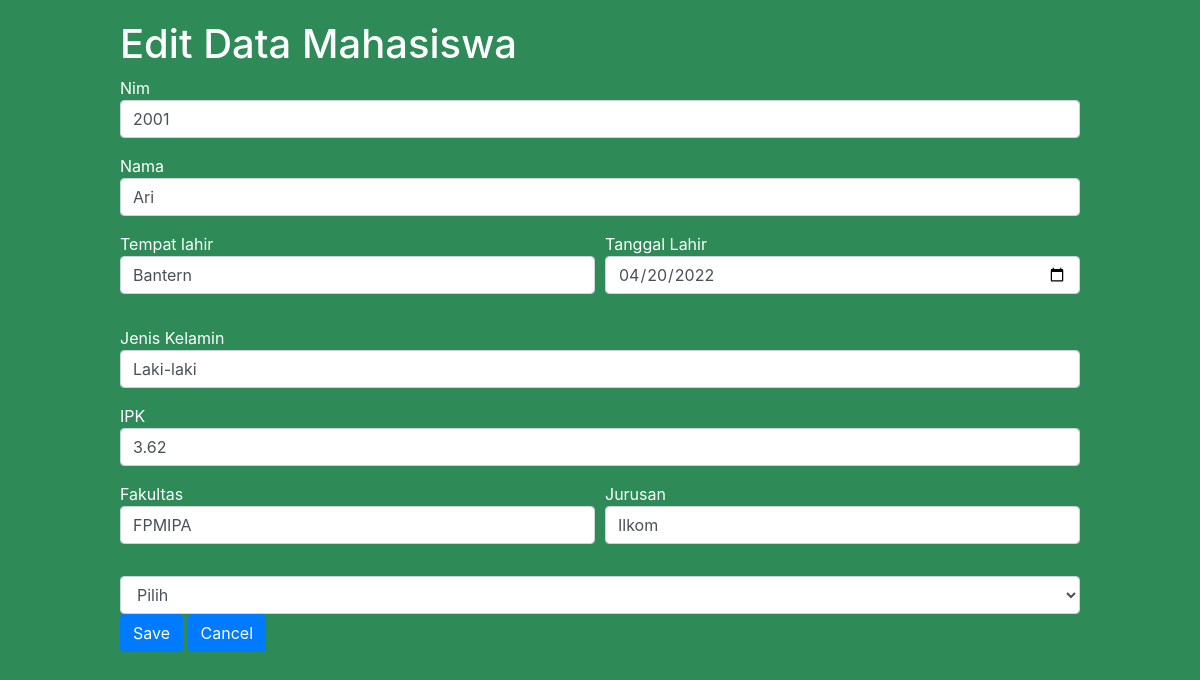
/update_m.php?key=1, run on the app's committed database.
### tables this page shows
CREATE TABLE `mahasiswa` (
  `id` int(20) NOT NULL,
  `nim` char(7) DEFAULT NULL,
  `nama` varchar(100) DEFAULT NULL,
  `tempat_lahir` varchar(50) DEFAULT NULL,
  `tanggal_lahir` date DEFAULT NULL,
  `jenis_kelamin` varchar(50) DEFAULT NULL,
  `ipk` decimal(3,2) DEFAULT NULL,
  `fakultas` varchar(50) DEFAULT NULL,
  `jurusan` varchar(50) DEFAULT NULL,
  `dosen_id` int(20) DEFAULT NULL
);

### update_m.php (the view, shortened to what this page needs)
<!DOCTYPE html>
<html lang="en">
<head>
    <link rel="stylesheet" href="https://cdn.jsdelivr.net/npm/bootstrap@4.1.3/dist/css/bootstrap.min.css">
</head>
<body style="background-color: #2E8B57;">
    <?php
    $key = $_GET['key'];
    $con = mysqli_connect("localhost", "root", "", "tp5");
    $query = mysqli_query($con, "select * from mahasiswa
                 where id = '$key'");
    $data = mysqli_fetch_array($query);
    $nim = $data['nim'];
    $nama = $data['nama'];
    $tanggal_lahir = $data['tanggal_lahir'];
    $tempat_lahir = $data['tempat_lahir'];
    $jenis_kelamin = $data['jenis_kelamin'];
    $ipk = $data['ipk'];
    $fakultas = $data['fakultas'];
    $jurusan = $data['jurusan'];
    ?>
    <form style="margin: 20px auto; width:80%" action="update_m_submit.php" method="post">
        <h1>Edit Data Mahasiswa</h1>
        <p>Nim <input class="form-control" type="number" name="nim" value="<?= $nim; ?>"></p>
        <p>Nama <input class="form-control" type="text" name="nama" value="<?= $nama; ?>"></p>
        <div class="form-row">
            <div class="form-group col-md-6">
                <p>Tempat lahir <input class="form-control" type="text" name="tempat_lahir" value="<?= $tempat_lahir; ?>"></p>
            </div>
            <div class="form-group col-md-6">
                <p>Tanggal Lahir <input class="form-control" type="date" name="tanggal_lahir" value="<?= $tanggal_lahir; ?>"></p>
            </div>
        </div>
        <p>Jenis Kelamin <input class="form-control" type="text" name="jenis_kelamin" value="<?= $jenis_kelamin; ?>"></p>
        <p>IPK <input class="form-control" type="text" name="ipk" value="<?= $ipk; ?>"></p>
        <div class="form-row">
            <div class="form-group col-md-6">
                <p>Fakultas <input class="form-control" type="text" name="fakultas" value="<?= $fakultas; ?>"></p>
            </div>
            <div class="form-group col-md-6">
                <p>Jurusan <input class="form-control" type="text" name="jurusan" value="<?= $jurusan; ?>"></p>
            </div>
        </div>
        <select name="id_dosen" class="form-control">
            <option disabled selected> Pilih </option>
        </select>
        <p><input class="btn btn-primary" type="submit" name="save" value="Save">
            <input class="btn btn-primary" type="submit" name="cancel" value="Cancel">
        </p>
    </form>
</body>
</html>

### update_m.php (style rules this page uses)
p { color: white; }
h1 { color: white; }

### data on the page
mahasiswa: nim "2001", nama "Ari", tempat_lahir "Bantern", tanggal_lahir "04/20/2022", jenis_kelamin "Laki-laki", ipk "3.62", fakultas "FPMIPA", jurusan "Ilkom"
